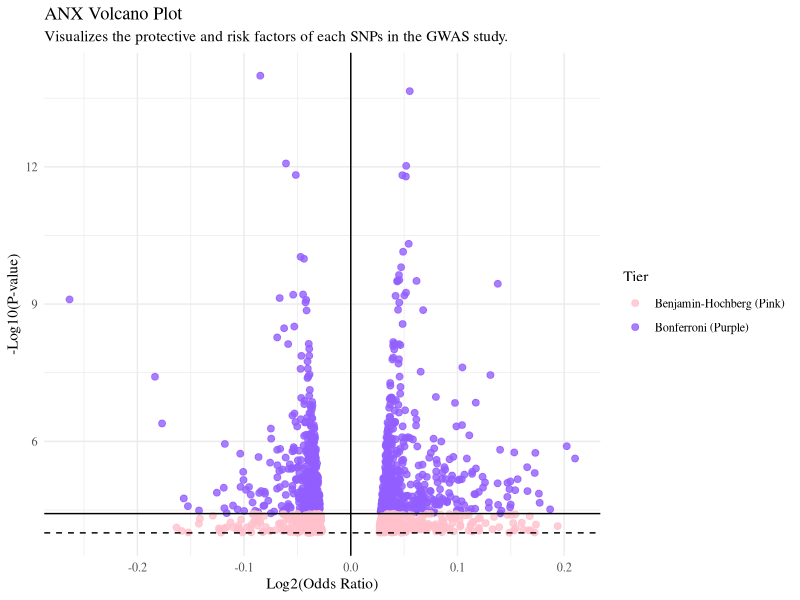
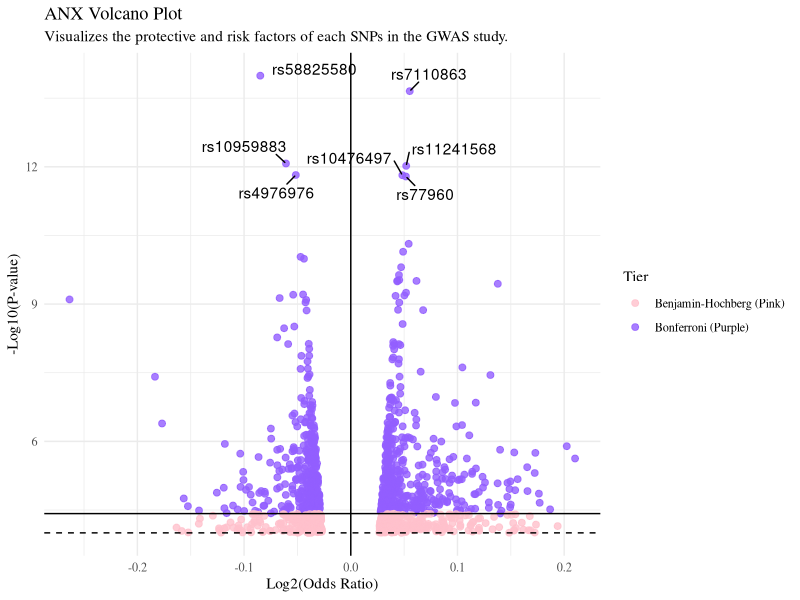

Write the R code that produced these figures, in order.
## ---- chunk 1
install.packages("readxl")
library('readxl')

ANX_dataset <- read_excel('ANX_2026_daner_fullANX_v12_woUTAH_11022026.gz.p4.clump.areator.sorted.1mhc (1).xls')
ANX_dataset
# Anxiety Dataset: 1320 x 23

## ---- chunk 2
ANX_dataset <- ANX_dataset[, -c(11:23)]
ANX_dataset
## ---- chunk 3
ANX_dataset$BH_P <- p.adjust(ANX_dataset$P, "BH")
#choose threshhold of 0.05
ANX_BH_adjusted = ANX_dataset[ANX_dataset$BH_P < 0.05, ] 
ANX_BH_adjusted
# ANX_BH_adjusted: 1320 x 24 ==> All p-values are significant with a 5% FDR

## ---- chunk 4
ANX_dataset$Bon_P <- p.adjust(ANX_dataset$P, "bonferroni")
#choose threshhold of 0.05
ANX_Bon_adjusted = ANX_dataset[ANX_dataset$Bon_P < 0.05, ] 
ANX_Bon_adjusted
## ---- chunk 5
# Install ggplot2 if you don't have it
# install.packages("ggplot2")
library(ggplot2)

# Step 1: Transform the the OR and PVals
# Taking the log of both OR and PVals help the visualization to be more clear and discernable
ANX_dataset$logP <- -log10(ANX_dataset$P)
ANX_dataset$logOR <- log2(ANX_dataset$OR)

# Step 2: Calculate the BH/Bon thresholds (converted to -log10 scale for the Y-axis)
bh_thresh <- -log10(max(ANX_dataset$P[ANX_dataset$BH_P < 0.05])) 
      # Look at all the raw PVals who have the BH PVals less than 0.05
      # The largest of those PVals will be the "worst"-most PVal that passes the BH test
bonf_thresh <- -log10(0.05 / 1320) 
      # This is simply the Bonferonni Correction equation

# Step3: Create a column to color code the 2 tiers 
ANX_dataset$Tier <- "Benjamin-Hochberg (Pink)" 
      # All rows PVals labeled as BH right now
ANX_dataset$Tier[ANX_dataset$P < (0.05 / 1320)] <- "Bonferroni (Purple)" 
      # Now, only PVals under the Bonferroni Threshold are labeled 

# Step 4: Plot the Volcano
ggplot(ANX_dataset, aes(x = logOR, y = logP, color = Tier)) +
  geom_point(alpha = 0.8, size = 2) +
  geom_hline(yintercept = bh_thresh, linetype = "dashed") + # Lower line
  geom_hline(yintercept = bonf_thresh, linetype = "solid") + # Upper line
  geom_vline(xintercept = 0, linetype = "solid", color = "black") + # OR divide line
  theme_minimal(base_family = "serif") +
  scale_color_manual(values = c(
    "Benjamin-Hochberg (Pink)" = "pink",
    "Bonferroni (Purple)" = "#925EFF"
    )) +
  labs(title = "ANX Volcano Plot",
       x = "Log2(Odds Ratio)",
       y = "-Log10(P-value)",
       subtitle = "Visualizes the protective and risk factors of each SNPs in the GWAS study."
       )
    
## ---- chunk 6
install.packages("ggrepel")
library(ggrepel)
# Step 1: Create a new column called 'Label'
ANX_dataset$Label <- NA

# Step 2: Chose labeling threshold
# We choose to label dots above y-axis = 10 
# -log10(PVal) >= 11 ==> PVal < 1e-11
label_filter <- ANX_dataset$P < 1e-11
  # Column of Trues and Falses now

# Step 3: Copy the SNP names into the blank column ONLY for the rows that passed the filter
ANX_dataset$Label[label_filter] <- ANX_dataset$SNP[label_filter]
## ---- chunk 7
ggplot(ANX_dataset, aes(x = logOR, y = logP, color = Tier)) +
  geom_point(alpha = 0.8, size = 2) +
  
  geom_text_repel(aes(label = Label), 
                  color = "black",       # Keeps the text black so it's easy to read
                  box.padding = 0.5,     # Gives the text bubbles some breathing room
                  max.overlaps = Inf,    # Forces R to draw every label we asked for
                  show.legend = FALSE) + # Stops the labels from messing up your legend

  geom_hline(yintercept = bh_thresh, linetype = "dashed") + # Lower line
  geom_hline(yintercept = bonf_thresh, linetype = "solid") + # Upper line
  geom_vline(xintercept = 0, linetype = "solid", color = "black") + # OR divide line
  theme_minimal(base_family = "serif") +
  scale_color_manual(values = c(
    "Benjamin-Hochberg (Pink)" = "pink",
    "Bonferroni (Purple)" = "#925EFF"
    )) +
  labs(title = "ANX Volcano Plot",
       x = "Log2(Odds Ratio)",
       y = "-Log10(P-value)",
       subtitle = "Visualizes the protective and risk factors of each SNPs in the GWAS study."
       )
## ---- chunk 8
# create a vector of SNPs we labeled to use in the ANX_bar_plot
sig_from_volcano <- ANX_dataset$Label
sig_from_volcano <- sig_from_volcano[!is.na(sig_from_volcano)]
sig_from_volcano
